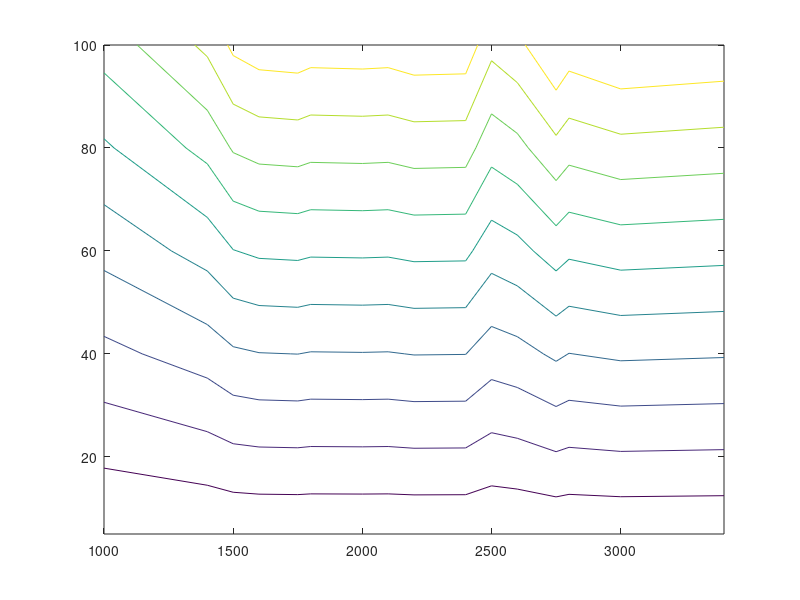

The MATLAB source for this figure:
%% Muschelplot @Mitch 
% Das Verbrauchskennfeld, auch Muscheldiagramm, Muschelkurve oder
% Wirkungsgradkennfeld[1] genannt, stellt den spezifischen
% Kraftstoffverbrauch in g/kWh über dem effektiven Mitteldruck und der
% Drehzahl eines Verbrennungsmotors dar.

%% Beispieldatensatz
% http://www.gomatlab.de/verbrauchskennfeld-eines-dieselmotors-erstellen-t40762.html
% | n | 100% | 80% | 60% | 40% | 20% | 5% |

% 100% 80% 60% 40% 20% 5%

MitteldruckPME=...
[[nan            1			.8			.6			.4          .2         .05];...
[1000	5.09613763	4.06729634	3.03929836	2.03575645	0.98498904	0.25383707];...
[1400	6.26581211	4.95024456	3.65913307	2.45403947	1.21858661	0.30190589];...
[1500	6.91516276	5.49839771	4.14909766	2.7660651	1.35773318	0.34575814];...
[1600	7.10912464	5.67549334	4.26716141	2.82509698	1.3998988	0.36262439];...
[1750	7.15972339	5.75139147	4.32619329	2.90942823	1.45049755	0.37105751];...
[1800	7.08382527	5.62489459	4.29246079	2.84196323	1.41676505	0.35419126];...
[2000	7.10069152	5.63332771	4.16596391	2.78293135	1.40833193	0.36262439];...
[2100	7.07539214	5.73452522	4.23342891	2.83353011	1.3998988	0.35419126];...
[2200	7.18502277	5.68392646	4.25872828	2.84196323	1.42519818	0.34575814];...
[2400	7.16815652	5.73452522	4.30089391	2.86726261	1.42519818	0.36262439];...
[2500	6.30713442	5.05312869	3.98212177	2.53837072	1.24135605	0.35081801];...
[2600	6.60313712	5.2960027	3.94585934	2.7053466	1.35435993	0.35419126];...
[2750	7.42115028	5.93692022	4.41052454	2.97689324	1.46736381	0.35419126];...
[2800	7.13442402	5.72609209	4.27559454	2.84196323	1.40833193	0.35419126];...
[3000	7.3958509	5.95378647	4.46112329	2.98532636	1.46736381	0.36262439];...
[3400	7.27778715	5.91162085	4.41052454	2.82509698	1.40833193	0.32045876]];

VerbrauchBE=...
[[nan            1			.8			.6			.4          .2         .05];...
[1000	364.757255	353.898226	363.649164	387.578766	661.668292	1879.00604];...
[1400	343.609982	309.460675	317.234477	371.820554	529.879731	1594.67354];...
[1500	305.912915	285.601464	287.053258	323.530599	492.517921	1387.20672];...
[1600	283.932371	258.242751	262.153845	298.581665	422.463609	1205.45747];...
[1750	287.787612	264.99374	278.254583	308.914446	437.053636	1214.07729];...
[1800	306.730799	280.813073	285.57421	326.781581	460.161025	2851.17494];...
[2000	309.01993	276.414075	282.139232	324.003403	380.35955	1294.73205];...
[2100	321.989532	275.622222	282.418936	323.788365	450.863506	1275.38307];...
[2200	321.849461	272.681876	284.783386	321.107173	455.25362	1325.60683];...
[2400	298.065145	275.082051	282.276585	331.279012	472.813593	1353.35725];...
[2500	332.688627	309.171506	315.904808	368.005134	545.937039	1508.04477];...
[2600	325.217944	302.295505	316.176566	355.402814	515.930189	1412.60562];...
[2750	295.949274	268.742737	284.418705	323.779075	468.684609	1399.64285];...
[2800	302.315168	278.900041	290.684828	340.449392	505.301652	1451.67274];...
[3000	381.481496	281.781125	290.779552	328.735519	492.149617	1449.72016];...
[3400	326.801406	292.065574	306.671471	353.737943	529.982814	1780.88884]];

%%

rpm = VerbrauchBE(2:end,1)'
throttle = VerbrauchBE(1, 2:end)*100
PME100 = [5.09 6.26 6.91 7.11 7.16 7.08 7.10 7.08 7.19 7.17 6.31 6.60 7.42 7.13 7.40 7.28];
PME80 = PME100*0.8;
PME60 = PME100*0.6;
PME40 = PME100*0.4;
PME20 = PME100*0.2;
PME5  = PME100*0.05;

[X,Y] = meshgrid(rpm,throttle);
Z = [PME100; PME80; PME60; PME40; PME20; PME5];

figure(1)
contour(X,Y,Z)

return
%%

% http://www.stufenlosgetriebe.de/Stufenlosgetriebe.de/Matlab_Simulink/Eintrage/2013/6/8_Kennfelder_mit_Matlab_interpolieren.html
%
% Hier eine Beispielprogrammierung für ein Wandler-Kennfeld (Drehmomentwandler):
% Randbedingungen
n3_max=20000;
k3_status='offen';
i_stufe_0_1=2;
M_antrieb_max_zug=500;
M_antrieb_max_schub=400;
wandler_M_max_zug=M_antrieb_max_zug/i_stufe_0_1;
J_SW=0.2;

% Wandlerkennlinie
n_verh_kennlinie =   [0   0.1   0.2   0.3   0.4   0.5   0.6   0.7   0.8   0.9   1    1.1   1.2   1000  10000000];
M_ueberh_kennlinie =  [1.6 1.53  1.46  1.4   1.33  1.26  1.2   1.13  1.06  1     0    0.8   0.8   0.8   0.8];

%Betriebspunkt im Wandler
n_verh=n_turbine/n_pumpe;
M_ueberh=interp1(n_verh_kennlinie, M_ueberh_kennlinie, n_verh);
M_Turbine=M_ueberh*M_Pumpe;